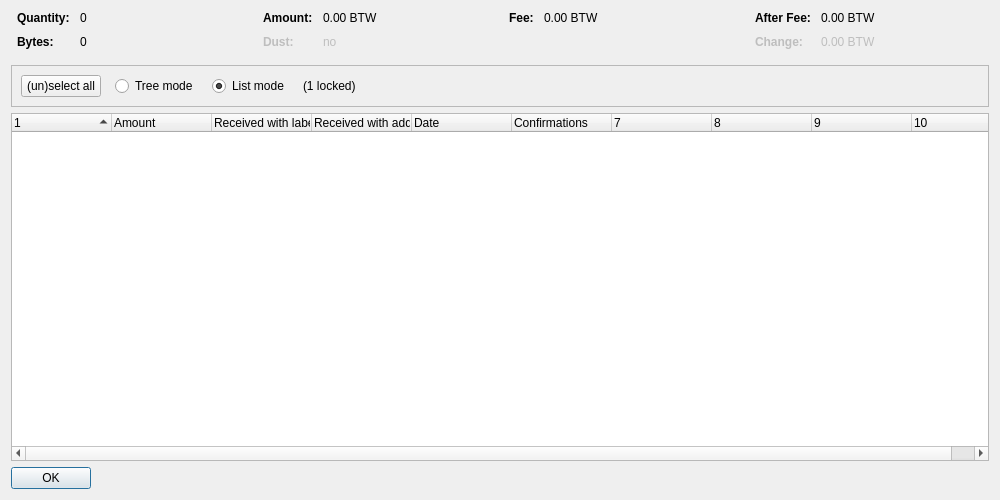
<?xml version="1.0" encoding="UTF-8"?>
<ui version="4.0">
 <class>CoinControlDialog</class>
 <widget class="QDialog" name="CoinControlDialog">
  <property name="geometry">
   <rect>
    <x>0</x>
    <y>0</y>
    <width>1000</width>
    <height>500</height>
   </rect>
  </property>
  <property name="windowTitle">
   <string>Coin Selection</string>
  </property>
  <layout class="QVBoxLayout" name="verticalLayout">
   <item>
    <layout class="QHBoxLayout" name="horizontalLayoutTop" stretch="0,0,0,0">
     <property name="topMargin">
      <number>0</number>
     </property>
     <property name="bottomMargin">
      <number>10</number>
     </property>
     <item>
      <layout class="QFormLayout" name="formLayoutCoinControl1">
       <property name="horizontalSpacing">
        <number>10</number>
       </property>
       <property name="verticalSpacing">
        <number>10</number>
       </property>
       <property name="leftMargin">
        <number>6</number>
       </property>
       <property name="rightMargin">
        <number>6</number>
       </property>
       <item row="0" column="0">
        <widget class="QLabel" name="labelCoinControlQuantityText">
         <property name="font">
          <font>
           <weight>75</weight>
           <bold>true</bold>
          </font>
         </property>
         <property name="text">
          <string>Quantity:</string>
         </property>
        </widget>
       </item>
       <item row="0" column="1">
        <widget class="QLabel" name="labelCoinControlQuantity">
         <property name="cursor">
          <cursorShape>IBeamCursor</cursorShape>
         </property>
         <property name="contextMenuPolicy">
          <enum>Qt::ActionsContextMenu</enum>
         </property>
         <property name="text">
          <string notr="true">0</string>
         </property>
         <property name="textInteractionFlags">
          <set>Qt::LinksAccessibleByMouse|Qt::TextSelectableByKeyboard|Qt::TextSelectableByMouse</set>
         </property>
        </widget>
       </item>
       <item row="1" column="0">
        <widget class="QLabel" name="labelCoinControlBytesText">
         <property name="font">
          <font>
           <weight>75</weight>
           <bold>true</bold>
          </font>
         </property>
         <property name="text">
          <string>Bytes:</string>
         </property>
        </widget>
       </item>
       <item row="1" column="1">
        <widget class="QLabel" name="labelCoinControlBytes">
         <property name="cursor">
          <cursorShape>IBeamCursor</cursorShape>
         </property>
         <property name="contextMenuPolicy">
          <enum>Qt::ActionsContextMenu</enum>
         </property>
         <property name="text">
          <string notr="true">0</string>
         </property>
         <property name="textInteractionFlags">
          <set>Qt::LinksAccessibleByMouse|Qt::TextSelectableByKeyboard|Qt::TextSelectableByMouse</set>
         </property>
        </widget>
       </item>
      </layout>
     </item>
     <item>
      <layout class="QFormLayout" name="formLayoutCoinControl2">
       <property name="horizontalSpacing">
        <number>10</number>
       </property>
       <property name="verticalSpacing">
        <number>10</number>
       </property>
       <property name="leftMargin">
        <number>6</number>
       </property>
       <property name="rightMargin">
        <number>6</number>
       </property>
       <item row="0" column="0">
        <widget class="QLabel" name="labelCoinControlAmountText">
         <property name="font">
          <font>
           <weight>75</weight>
           <bold>true</bold>
          </font>
         </property>
         <property name="text">
          <string>Amount:</string>
         </property>
        </widget>
       </item>
       <item row="0" column="1">
        <widget class="QLabel" name="labelCoinControlAmount">
         <property name="cursor">
          <cursorShape>IBeamCursor</cursorShape>
         </property>
         <property name="contextMenuPolicy">
          <enum>Qt::ActionsContextMenu</enum>
         </property>
         <property name="text">
          <string notr="true">0.00 BTW</string>
         </property>
         <property name="textInteractionFlags">
          <set>Qt::LinksAccessibleByMouse|Qt::TextSelectableByKeyboard|Qt::TextSelectableByMouse</set>
         </property>
        </widget>
       </item>
       <item row="1" column="0">
        <widget class="QLabel" name="labelCoinControlLowOutputText">
         <property name="enabled">
          <bool>false</bool>
         </property>
         <property name="font">
          <font>
           <weight>75</weight>
           <bold>true</bold>
          </font>
         </property>
         <property name="text">
          <string>Dust:</string>
         </property>
        </widget>
       </item>
       <item row="1" column="1">
        <widget class="QLabel" name="labelCoinControlLowOutput">
         <property name="enabled">
          <bool>false</bool>
         </property>
         <property name="cursor">
          <cursorShape>IBeamCursor</cursorShape>
         </property>
         <property name="contextMenuPolicy">
          <enum>Qt::ActionsContextMenu</enum>
         </property>
         <property name="text">
          <string notr="true">no</string>
         </property>
         <property name="textInteractionFlags">
          <set>Qt::LinksAccessibleByMouse|Qt::TextSelectableByKeyboard|Qt::TextSelectableByMouse</set>
         </property>
        </widget>
       </item>
      </layout>
     </item>
     <item>
      <layout class="QFormLayout" name="formLayoutCoinControl3">
       <property name="horizontalSpacing">
        <number>10</number>
       </property>
       <property name="verticalSpacing">
        <number>10</number>
       </property>
       <property name="leftMargin">
        <number>6</number>
       </property>
       <property name="rightMargin">
        <number>6</number>
       </property>
       <item row="0" column="0">
        <widget class="QLabel" name="labelCoinControlFeeText">
         <property name="font">
          <font>
           <weight>75</weight>
           <bold>true</bold>
          </font>
         </property>
         <property name="text">
          <string>Fee:</string>
         </property>
        </widget>
       </item>
       <item row="0" column="1">
        <widget class="QLabel" name="labelCoinControlFee">
         <property name="cursor">
          <cursorShape>IBeamCursor</cursorShape>
         </property>
         <property name="contextMenuPolicy">
          <enum>Qt::ActionsContextMenu</enum>
         </property>
         <property name="text">
          <string notr="true">0.00 BTW</string>
         </property>
         <property name="textInteractionFlags">
          <set>Qt::LinksAccessibleByMouse|Qt::TextSelectableByKeyboard|Qt::TextSelectableByMouse</set>
         </property>
        </widget>
       </item>
      </layout>
     </item>
     <item>
      <layout class="QFormLayout" name="formLayoutCoinControl4">
       <property name="horizontalSpacing">
        <number>10</number>
       </property>
       <property name="verticalSpacing">
        <number>10</number>
       </property>
       <property name="leftMargin">
        <number>6</number>
       </property>
       <property name="rightMargin">
        <number>6</number>
       </property>
       <item row="0" column="0">
        <widget class="QLabel" name="labelCoinControlAfterFeeText">
         <property name="font">
          <font>
           <weight>75</weight>
           <bold>true</bold>
          </font>
         </property>
         <property name="text">
          <string>After Fee:</string>
         </property>
        </widget>
       </item>
       <item row="0" column="1">
        <widget class="QLabel" name="labelCoinControlAfterFee">
         <property name="cursor">
          <cursorShape>IBeamCursor</cursorShape>
         </property>
         <property name="contextMenuPolicy">
          <enum>Qt::ActionsContextMenu</enum>
         </property>
         <property name="text">
          <string notr="true">0.00 BTW</string>
         </property>
         <property name="textInteractionFlags">
          <set>Qt::LinksAccessibleByMouse|Qt::TextSelectableByKeyboard|Qt::TextSelectableByMouse</set>
         </property>
        </widget>
       </item>
       <item row="1" column="0">
        <widget class="QLabel" name="labelCoinControlChangeText">
         <property name="enabled">
          <bool>false</bool>
         </property>
         <property name="font">
          <font>
           <weight>75</weight>
           <bold>true</bold>
          </font>
         </property>
         <property name="text">
          <string>Change:</string>
         </property>
        </widget>
       </item>
       <item row="1" column="1">
        <widget class="QLabel" name="labelCoinControlChange">
         <property name="enabled">
          <bool>false</bool>
         </property>
         <property name="cursor">
          <cursorShape>IBeamCursor</cursorShape>
         </property>
         <property name="contextMenuPolicy">
          <enum>Qt::ActionsContextMenu</enum>
         </property>
         <property name="text">
          <string notr="true">0.00 BTW</string>
         </property>
         <property name="textInteractionFlags">
          <set>Qt::LinksAccessibleByMouse|Qt::TextSelectableByKeyboard|Qt::TextSelectableByMouse</set>
         </property>
        </widget>
       </item>
      </layout>
     </item>
    </layout>
   </item>
   <item>
    <widget class="QFrame" name="frame">
     <property name="minimumSize">
      <size>
       <width>0</width>
       <height>40</height>
      </size>
     </property>
     <property name="frameShape">
      <enum>QFrame::StyledPanel</enum>
     </property>
     <property name="frameShadow">
      <enum>QFrame::Sunken</enum>
     </property>
     <layout class="QHBoxLayout" name="horizontalLayout">
      <item>
       <layout class="QHBoxLayout" name="horizontalLayoutPanel" stretch="0,0,0,0,0">
        <property name="spacing">
         <number>14</number>
        </property>
        <item>
         <widget class="QPushButton" name="pushButtonSelectAll">
          <property name="sizePolicy">
           <sizepolicy hsizetype="Maximum" vsizetype="Fixed">
            <horstretch>0</horstretch>
            <verstretch>0</verstretch>
           </sizepolicy>
          </property>
          <property name="text">
           <string>(un)select all</string>
          </property>
          <property name="autoDefault">
           <bool>false</bool>
          </property>
         </widget>
        </item>
        <item>
         <widget class="QRadioButton" name="radioTreeMode">
          <property name="sizePolicy">
           <sizepolicy hsizetype="Maximum" vsizetype="Fixed">
            <horstretch>0</horstretch>
            <verstretch>0</verstretch>
           </sizepolicy>
          </property>
          <property name="text">
           <string>Tree mode</string>
          </property>
         </widget>
        </item>
        <item>
         <widget class="QRadioButton" name="radioListMode">
          <property name="sizePolicy">
           <sizepolicy hsizetype="Maximum" vsizetype="Fixed">
            <horstretch>0</horstretch>
            <verstretch>0</verstretch>
           </sizepolicy>
          </property>
          <property name="text">
           <string>List mode</string>
          </property>
          <property name="checked">
           <bool>true</bool>
          </property>
         </widget>
        </item>
        <item>
         <widget class="QLabel" name="labelLocked">
          <property name="text">
           <string notr="true">(1 locked)</string>
          </property>
         </widget>
        </item>
        <item>
         <spacer name="horizontalSpacer">
          <property name="orientation">
           <enum>Qt::Horizontal</enum>
          </property>
          <property name="sizeHint" stdset="0">
           <size>
            <width>40</width>
            <height>20</height>
           </size>
          </property>
         </spacer>
        </item>
       </layout>
      </item>
     </layout>
    </widget>
   </item>
   <item>
    <widget class="CoinControlTreeWidget" name="treeWidget">
     <property name="contextMenuPolicy">
      <enum>Qt::CustomContextMenu</enum>
     </property>
     <property name="sortingEnabled">
      <bool>false</bool>
     </property>
     <property name="columnCount">
      <number>10</number>
     </property>
     <attribute name="headerShowSortIndicator" stdset="0">
      <bool>true</bool>
     </attribute>
     <attribute name="headerStretchLastSection">
      <bool>false</bool>
     </attribute>
     <column>
      <property name="text">
       <string/>
      </property>
     </column>
     <column>
      <property name="text">
       <string>Amount</string>
      </property>
     </column>
     <column>
      <property name="text">
       <string>Received with label</string>
      </property>
     </column>
     <column>
      <property name="text">
       <string>Received with address</string>
      </property>
     </column>
     <column>
      <property name="text">
       <string>Date</string>
      </property>
     </column>
     <column>
      <property name="text">
       <string>Confirmations</string>
      </property>
      <property name="toolTip">
       <string>Confirmed</string>
      </property>
     </column>
     <column>
      <property name="text">
       <string/>
      </property>
     </column>
     <column>
      <property name="text">
       <string/>
      </property>
     </column>
     <column>
      <property name="text">
       <string/>
      </property>
     </column>
     <column>
      <property name="text">
       <string/>
      </property>
     </column>
    </widget>
   </item>
   <item>
    <widget class="QDialogButtonBox" name="buttonBox">
     <property name="sizePolicy">
      <sizepolicy hsizetype="Maximum" vsizetype="Fixed">
       <horstretch>0</horstretch>
       <verstretch>0</verstretch>
      </sizepolicy>
     </property>
     <property name="orientation">
      <enum>Qt::Horizontal</enum>
     </property>
     <property name="standardButtons">
      <set>QDialogButtonBox::Ok</set>
     </property>
    </widget>
   </item>
  </layout>
 </widget>
 <customwidgets>
  <customwidget>
   <class>CoinControlTreeWidget</class>
   <extends>QTreeWidget</extends>
   <header>coincontroltreewidget.h</header>
  </customwidget>
 </customwidgets>
 <resources/>
 <connections/>
</ui>
